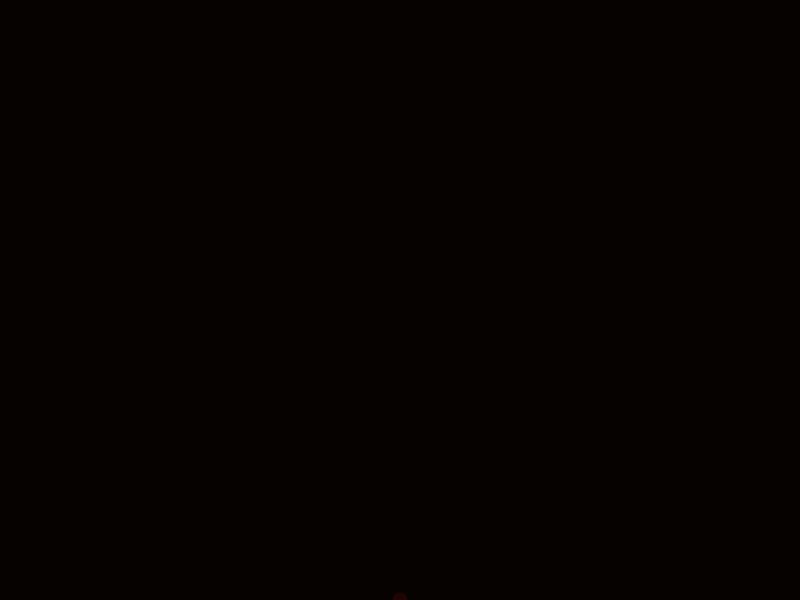
Frame 1 (no input)
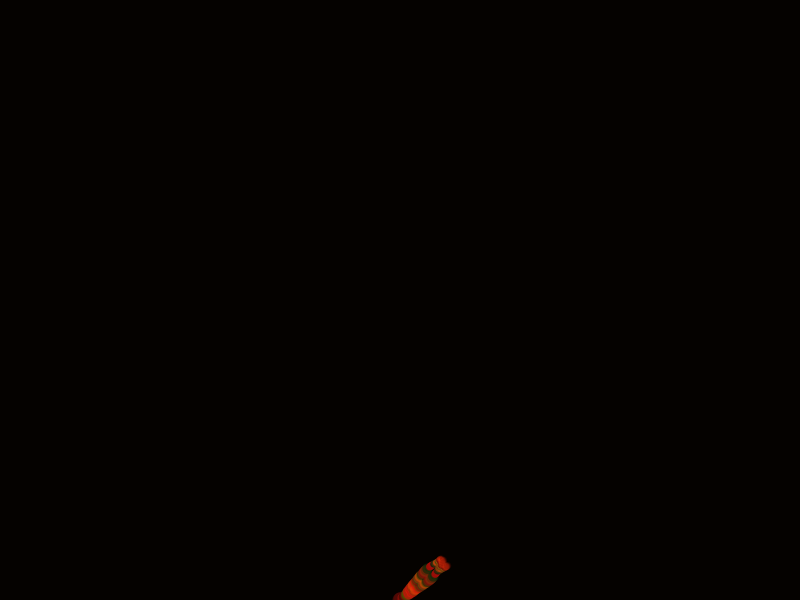
Frame 60 (the mouse pressed at the canvas centre just before this capture)
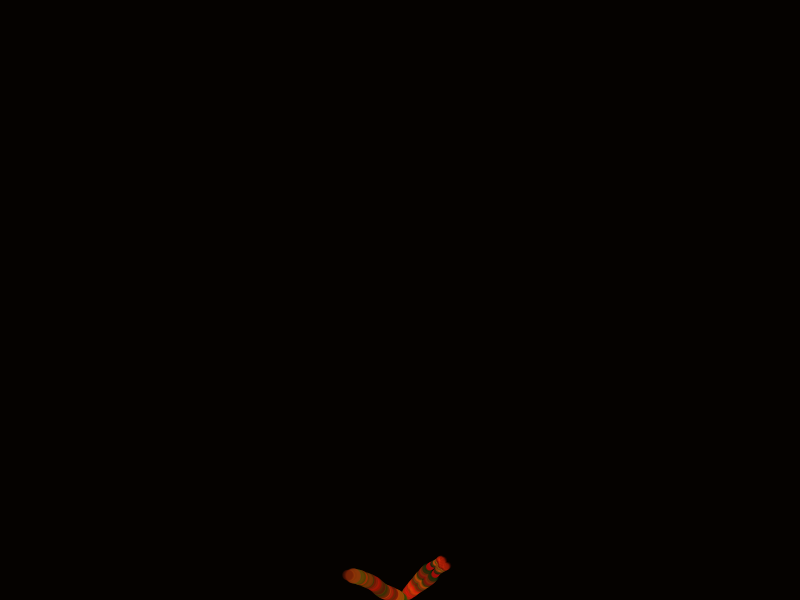
Frame 120 (the mouse held since frame 60 and released just before this capture)

The Processing sketch that drew these frames (run headless with seeded random() and noise(); from frame 60 on, the mouse is pressed at the canvas centre):

// Processing sketch: processing_159161
// ── processing_159161.pde

//Thank you Asher Salomon for the code 
class pathfinder {
  PVector location;
  PVector velocity;
  float diameter;
  pathfinder() {
    location = new PVector(width/2, height);
    velocity = new PVector(0, 0);
    diameter = 15;
  }
  pathfinder(pathfinder parent) {
    location = parent.location.get();
    velocity = parent.velocity.get();
    float area = PI*sq(parent.diameter/2);
    float newDiam = sqrt(area/2/PI)*2;
    diameter = newDiam;
    parent.diameter = newDiam;
  }
  void update() {
    if (diameter>0.5) {
      location.add(velocity);
      PVector bump = new PVector(random(-1, 1), random(-1, 1));
      bump.mult(0.1);
      velocity.add(bump);
      velocity.normalize();
      if (random(0, 1)<0.02) {
        paths = (pathfinder[]) append(paths, new pathfinder(this));
      }
    }
  }
}
pathfinder[] paths;

float r;
float g;
float b;
float a;

void setup() {
  size(800, 600);
  background(5,2,0);
  ellipseMode(CENTER);
  noStroke();
  smooth();
  paths = new pathfinder[1];
  paths[0] = new pathfinder();
}
void draw() {
 r = random(255);
 g = random(83);
 b = random(13);
 a = random(180);
 fill(r,g,b,a);
  for (int i=0;i<paths.length;i++) {
    PVector loc = paths[i].location;
    float diam = paths[i].diameter;
    ellipse(loc.x, loc.y, diam, diam);
    paths[i].update();
   }
}
void mousePressed() {
  background(5,2,0);
  paths = new pathfinder[1];
  paths[0] = new pathfinder();
}
